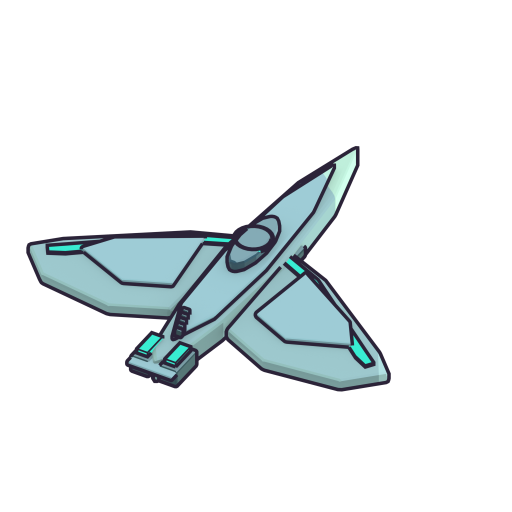
#> input picture assets/keyart/hero.png, 1024 x 1024 px (shown at 1/2 size)
$ python gen_icon_anime.py
#> lines starting #> are read from the running program, lines starting #| are printed output that depends on the picture
#!/usr/bin/env python3
# -*- coding: utf-8 -*-
"""用赛璐璐 3/4 Hero 合成应用图标（legacy + Android adaptive）。"""
import math
import os
import random

from PIL import Image, ImageDraw, ImageFilter

ROOT = os.path.dirname(os.path.dirname(os.path.abspath(__file__)))
HERO = os.path.join(ROOT, "assets", "keyart", "hero.png")
OUT = os.path.join(ROOT, "assets", "icons")
SIZE = 1024
random.seed(7)


def gradient_bg() -> Image.Image:
    img = Image.new("RGBA", (SIZE, SIZE), (0, 0, 0, 255))
    px = img.load()
    top = (27, 36, 80)
    mid = (76, 107, 214)
    bottom = (243, 198, 217)
    for y in range(SIZE):
        t = y / (SIZE - 1)
        if t < 0.55:
            a, b, k = top, mid, t / 0.55
        else:
            a, b, k = mid, bottom, (t - 0.55) / 0.45
        col = tuple(int(a[i] * (1 - k) + b[i] * k) for i in range(3))
        for x in range(SIZE):
            px[x, y] = (*col, 255)
    # 星云光斑
    neb = Image.new("RGBA", (SIZE, SIZE), (0, 0, 0, 0))
#> neb: PIL image 1024x1024 RGBA; every value is 0
    nd = ImageDraw.Draw(neb)
    for cx, cy, r, col in [
        (230, 260, 360, (143, 232, 216, 70)),
        (820, 420, 330, (255, 180, 218, 66)),
        (520, 760, 300, (185, 166, 255, 58)),
    ]:
        for i in range(8, 0, -1):
            rr = r * i / 8
            nd.ellipse((cx - rr, cy - rr, cx + rr, cy + rr), fill=(col[0], col[1], col[2], col[3] // 8))
    neb = neb.filter(ImageFilter.GaussianBlur(38))
    img = Image.alpha_composite(img, neb)
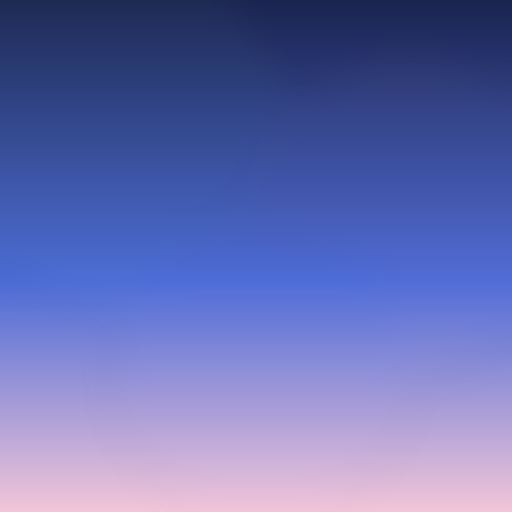
#> img: PIL image 1024x1024 RGBA (shown at 1/2 size); mean R, G, B, A 101.9, 109.5, 178.3, 255
    # 星星
    d = ImageDraw.Draw(img)
    for _ in range(120):
        x, y = random.randrange(SIZE), random.randrange(SIZE)
        r = random.choice([1, 1, 1, 2, 2, 3])
        a = random.randint(120, 235)
        d.ellipse((x - r, y - r, x + r, y + r), fill=(255, 250, 235, a))
        if r == 3:
            d.line((x - 9, y, x + 9, y), fill=(255, 250, 235, 90), width=1)
            d.line((x, y - 9, x, y + 9), fill=(255, 250, 235, 90), width=1)
    return img


def place_hero(bg: Image.Image, hero_size: int, glow: int) -> Image.Image:
#> called with hero_size = 790, glow = 46
    hero = Image.open(HERO).convert("RGBA")
#> hero is the input picture: PIL image 1024x1024 RGBA; mean R, G, B, A 19.3, 24.5, 25.9, 40.7
    hero.thumbnail((hero_size, hero_size), Image.LANCZOS)
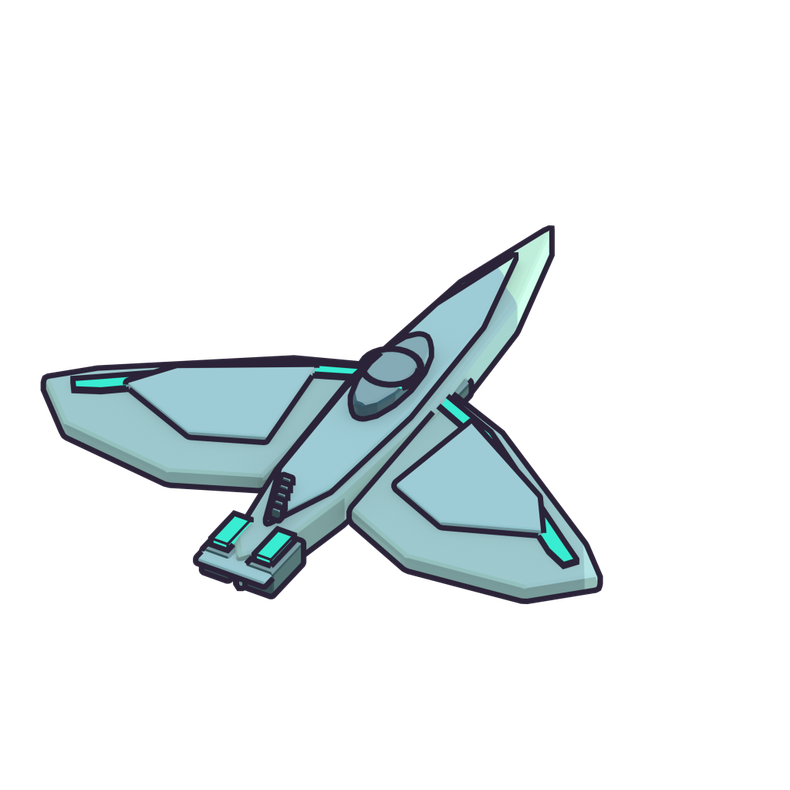
#> hero: PIL image 790x790 RGBA; mean R, G, B, A 19.3, 24.5, 26, 40.7; transparent parts drawn white
    canvas = bg.copy()
    cx = (SIZE - hero.width) // 2
#> cx = 117
    cy = (SIZE - hero.height) // 2 - int(SIZE * 0.02)
#> cy = 97
    # 背后柔光
    mask = hero.getchannel("A").filter(ImageFilter.GaussianBlur(glow))
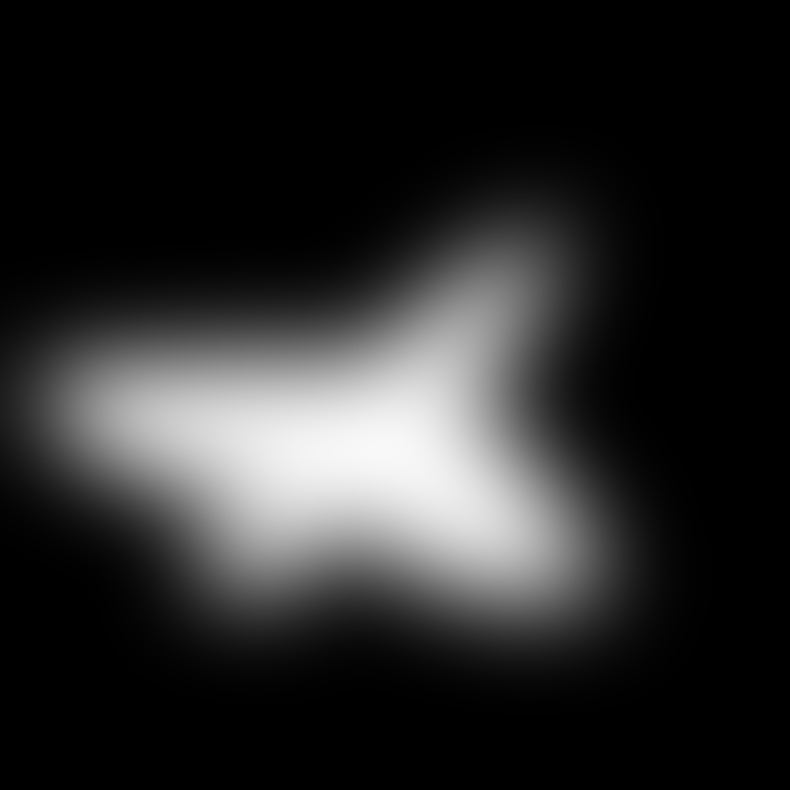
#> mask: PIL image 790x790 L; min 0, max 248, mean 40.6
    glow_img = Image.new("RGBA", (SIZE, SIZE), (0, 0, 0, 0))
    glow_img.paste((255, 240, 255, 120), (cx, cy), mask)
    canvas = Image.alpha_composite(canvas, glow_img)
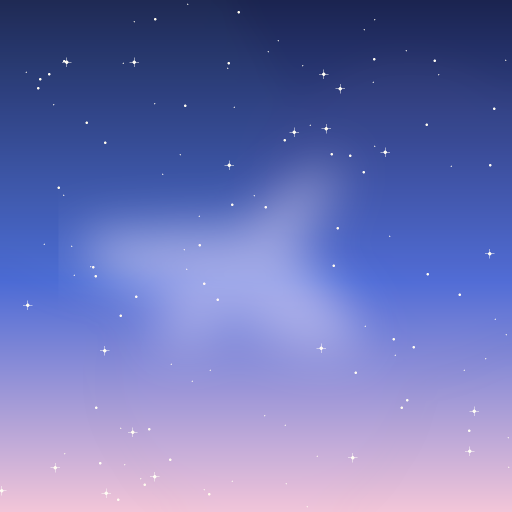
#> canvas: PIL image 1024x1024 RGBA (shown at 1/2 size); mean R, G, B, A 109.8, 115.7, 180.7, 254.8; transparent parts drawn white
    canvas.alpha_composite(hero, (cx, cy))
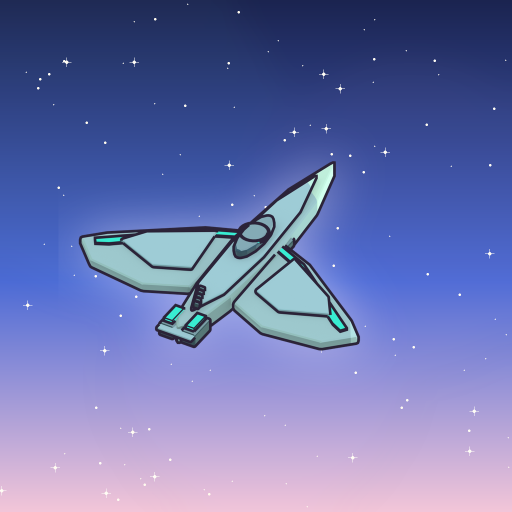
#> canvas: PIL image 1024x1024 RGBA (shown at 1/2 size); mean R, G, B, A 107.9, 115.8, 175.1, 254.8; transparent parts drawn white
    return canvas


def main():
    os.makedirs(OUT, exist_ok=True)
    bg = gradient_bg()
    legacy = place_hero(bg, 790, 46)
    legacy.convert("RGB").save(os.path.join(OUT, "icon_1024.png"))
    fg = Image.new("RGBA", (SIZE, SIZE), (0, 0, 0, 0))
    fg = place_hero(fg, 640, 30)
#> call 2 of place_hero, with hero_size = 640, glow = 30
#> in place_hero (call 2), `cx = (SIZE - hero.width) // 2`: cx = 192
#> in place_hero (call 2), `cy = (SIZE - hero.height) // 2 - int(SIZE * 0.02)`: cy = 172
#> in place_hero (call 2), `mask = hero.getchannel("A").filter(ImageFilter.GaussianBlur(glow))`:
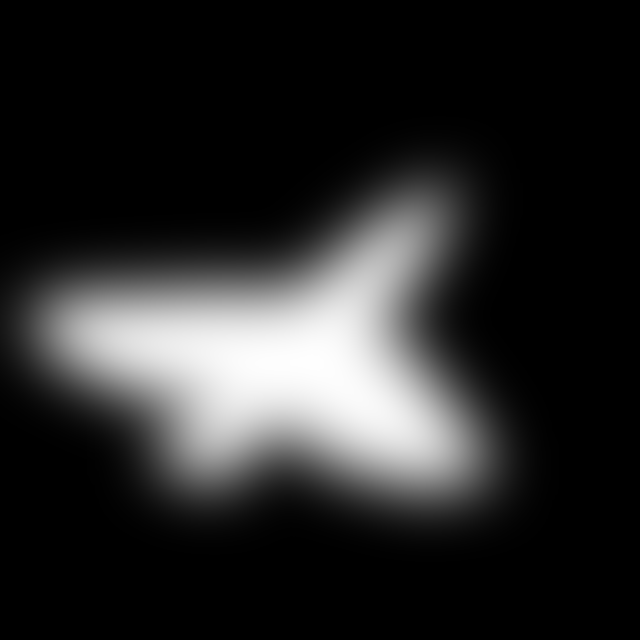
#> mask: PIL image 640x640 L; min 0, max 254, mean 40.6
#> in place_hero (call 2), `canvas.alpha_composite(hero, (cx, cy))`:
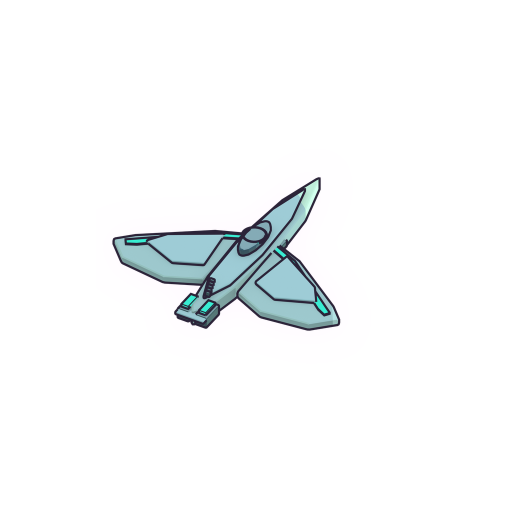
#> canvas: PIL image 1024x1024 RGBA (shown at 1/2 size); mean R, G, B, A 33.2, 33.8, 35.8, 17.8; transparent parts drawn white
    fg.save(os.path.join(OUT, "icon_fg_1024.png"))
    bg.save(os.path.join(OUT, "icon_bg_1024.png"))
    print("wrote icons", SIZE)
#| wrote icons 1024


if __name__ == "__main__":
    main()
